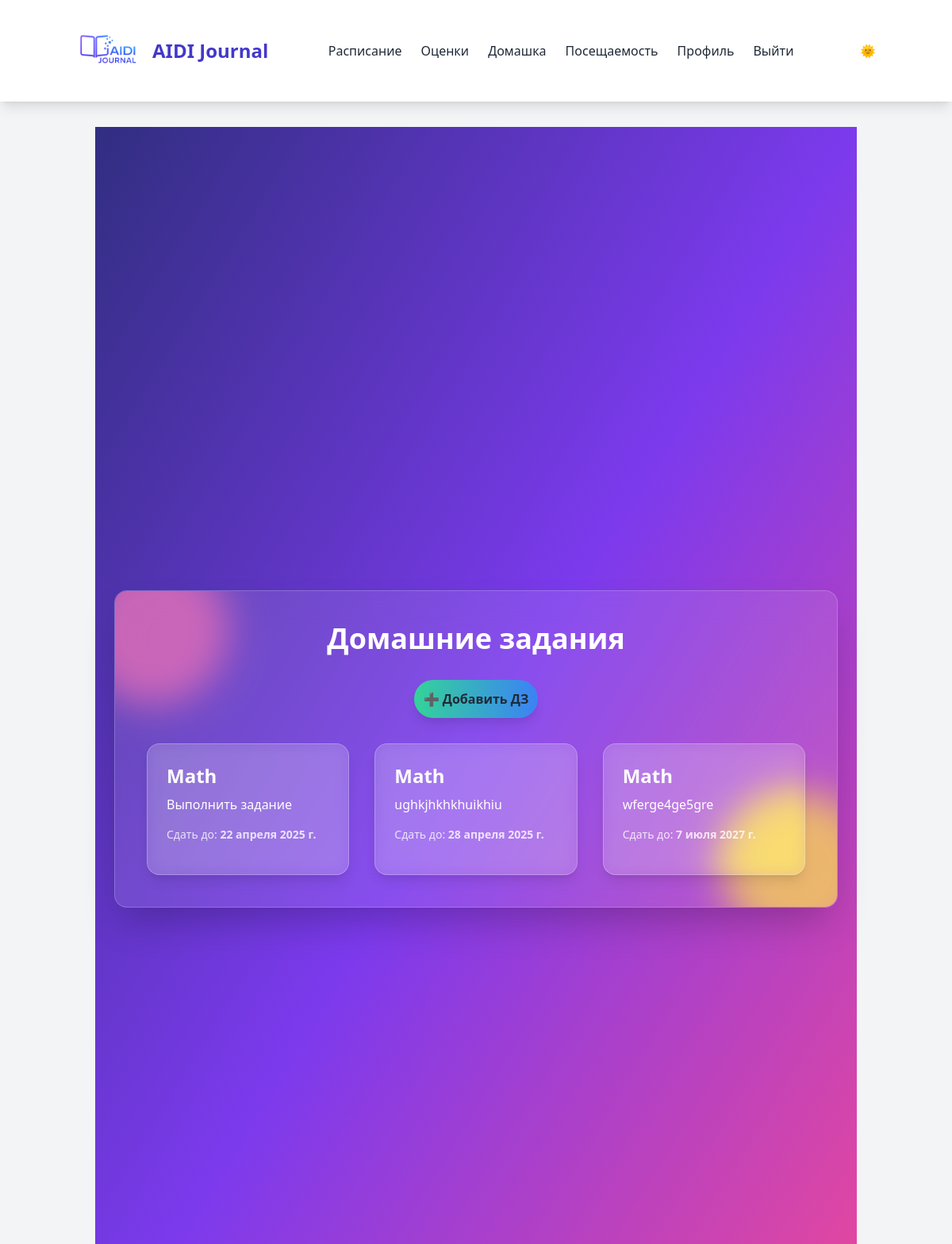
Page /homework/ (signed in) on the committed database.
### myapp/models.py (models this page shows, shortened)
class Homework(models.Model):
    subject = models.ForeignKey(Subject, on_delete=models.CASCADE)
    teacher = models.ForeignKey(
        CustomUser,
        on_delete=models.CASCADE,
        limit_choices_to={'role': 'teacher'}
    )
    description = models.TextField()
    due_date = models.DateField()

class Subject(models.Model):
    name = models.CharField(max_length=100)

### myapp/views.py (the view)
# urls.py: path('homework/',                     views.homework_view,   name='homework'),
@login_required
def homework_view(request):
    homework = Homework.objects.all()
    return render(request, 'homework.html', {'homework': homework})

### templates/homework.html (shortened to what this page needs)
{% extends 'base.html' %}
{% load static %}
{% block content %}
  <link href="{% static 'css/custom.css' %}" rel="stylesheet">
  <div class="min-h-screen flex items-center justify-center page-gradient-bg p-6">
    <div class="relative bg-white bg-opacity-10 backdrop-blur-lg rounded-2xl shadow-2xl p-10 max-w-6xl w-full border border-white border-opacity-20 overflow-hidden">
      <div class="absolute -top-12 -left-12 w-48 h-48 bg-pink-400 rounded-full mix-blend-multiply filter blur-xl opacity-70 animate-blob"></div>
      <div class="absolute -bottom-12 -right-12 w-48 h-48 bg-yellow-300 rounded-full mix-blend-multiply filter blur-xl opacity-70 animate-blob animation-delay-2000"></div>
      <h1 class="text-4xl font-extrabold text-white text-center mb-8">Домашние задания</h1>
      {% if user.is_authenticated and user.role == 'teacher' %}
        <div class="mb-8 text-center">
          <a href="{% url 'add_homework' %}" class="btn-gradient px-6 py-3 inline-block">
            ➕ Добавить ДЗ
          </a>
        </div>
      {% endif %}
      {% if homework %}
        <div class="grid grid-cols-1 sm:grid-cols-2 lg:grid-cols-3 gap-8">
          {% for hw in homework %}
            <div class="card">
              <h2 class="text-2xl font-bold mb-2">{{ hw.subject.name }}</h2>
              <p class="mb-4">{{ hw.description|truncatechars:100 }}</p>
              <div class="text-sm opacity-80 mb-4">
                Сдать до: <span class="font-semibold">{{ hw.due_date }}</span>
              </div>
            </div>
          {% endfor %}
        </div>
      {% else %}
        <p class="text-center text-gray-300 text-lg mt-12">Нет выданных домашних заданий.</p>
      {% endif %}
    </div>
  </div>
{% endblock %}

### static/css/custom.css (style rules this page uses)
.animate-blob { animation: blob 8s infinite; }
.animation-delay-2000 { animation-delay: 2s; }
.page-gradient-bg { background: linear-gradient(to bottom right, #312E81, #7C3AED, #EC4899); }
.backdrop-blur-lg { backdrop-filter: blur(20px); }
.btn-gradient { background: linear-gradient(90deg, #34D399, #3B82F6); border-radius: 9999px; padding: 0.75rem; font-weight: 700; box-shadow: 0 10px 15px -3px rgba(0, 0, 0, 0.1), 0 4px 6px -2px rgba(0, 0, 0, 0.05); transition: transform 0.3s ease; }
.card { background: rgba(255, 255, 255, 0.15); border: 1px solid rgba(255, 255, 255, 0.25); border-radius: 1rem; padding: 1.5rem; color: #fff; backdrop-filter: blur(10px); box-shadow: 0 10px 15px -3px rgba(0, 0, 0, 0.1), 0 4px 6px -2px rgba(0, 0, 0, 0.05); transition: transform 0.3s ease, box-shadow 0.3s ease; }
html { transition: background-color 0.3s ease, color 0.3s ease; }
:root { --bg: #f3f4f6; --fg: #1f2937; }
body { background-color: var(--bg); color: var(--fg); }

### rows in the picture
Homework: subject.name "Math", description "Выполнить задание", due_date "22 апреля 2025 г."
Homework: subject.name "Math", description "ughkjhkhkhuikhiu", due_date "28 апреля 2025 г."
Homework: subject.name "Math", description "wferge4ge5gre", due_date "7 июля 2027 г."
